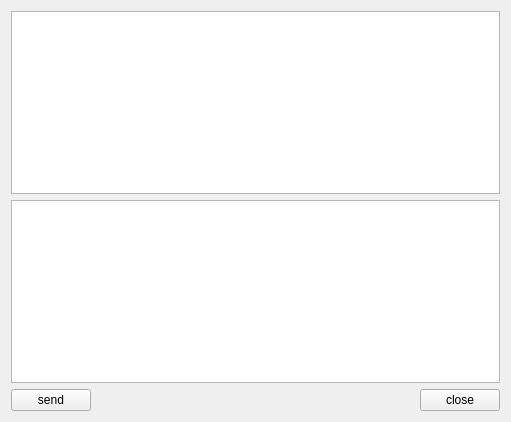
<?xml version="1.0" encoding="UTF-8"?>
<ui version="4.0">
 <class>Widget</class>
 <widget class="QWidget" name="Widget">
  <property name="geometry">
   <rect>
    <x>0</x>
    <y>0</y>
    <width>511</width>
    <height>422</height>
   </rect>
  </property>
  <property name="windowTitle">
   <string>Widget</string>
  </property>
  <layout class="QGridLayout" name="gridLayout">
   <item row="0" column="0" colspan="3">
    <widget class="QTextEdit" name="textEditRead">
     <property name="readOnly">
      <bool>true</bool>
     </property>
    </widget>
   </item>
   <item row="1" column="0" colspan="3">
    <widget class="QTextEdit" name="textEditWrite"/>
   </item>
   <item row="2" column="0">
    <widget class="QPushButton" name="buttonSend">
     <property name="text">
      <string>send</string>
     </property>
    </widget>
   </item>
   <item row="2" column="1">
    <spacer name="horizontalSpacer">
     <property name="orientation">
      <enum>Qt::Horizontal</enum>
     </property>
     <property name="sizeHint" stdset="0">
      <size>
       <width>328</width>
       <height>20</height>
      </size>
     </property>
    </spacer>
   </item>
   <item row="2" column="2">
    <widget class="QPushButton" name="buttonClose">
     <property name="text">
      <string>close</string>
     </property>
    </widget>
   </item>
  </layout>
 </widget>
 <layoutdefault spacing="6" margin="11"/>
 <resources/>
 <connections/>
</ui>
